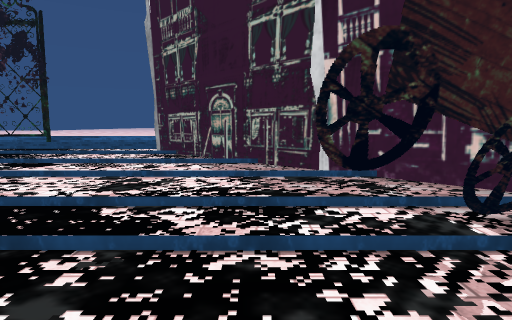
view 1 (above)

24 first-person views from a walk through a 3-D level made in the Unity game engine. The camera is 1.5 m above the floor, tilts 6° down and sees 75° across. The floor is counted in squares, 2 m on a side. Each view is taken from the middle of a square. On the plan, view 1 faces up. The plan holds only what a view shows up to about 11 squares ahead; the rest is blank. The place goes on beyond the plan. The player is left out. Some surface patterns are stand-ins.

view 2
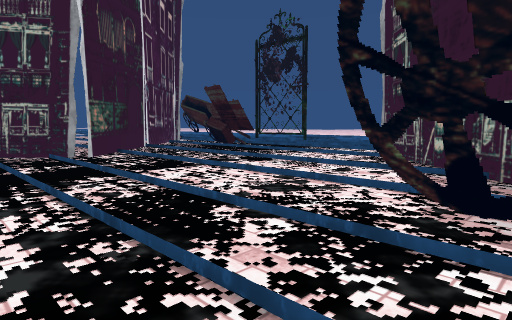

view 3
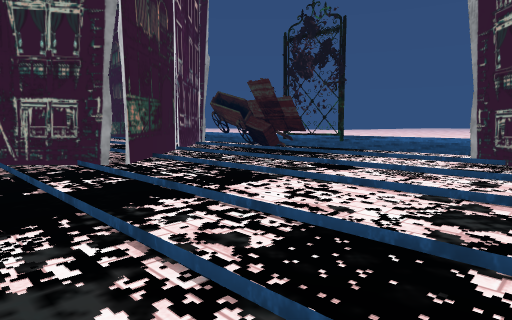

view 4
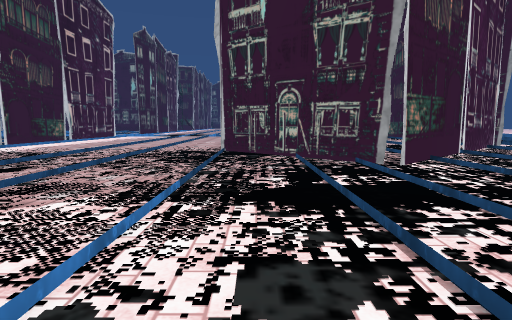

view 5
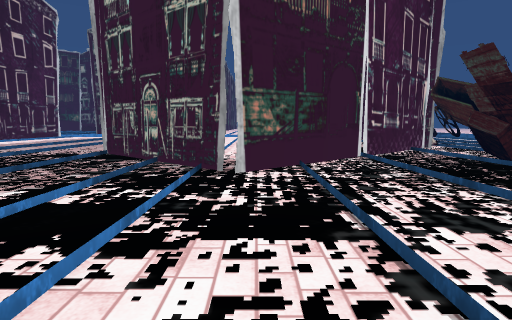

view 6
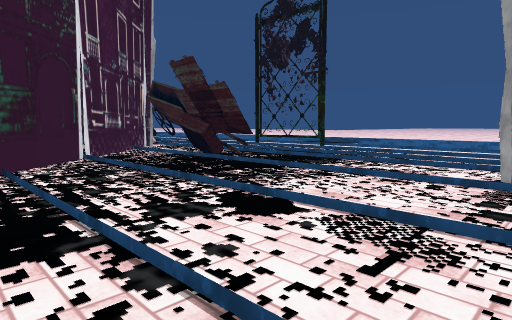

view 7
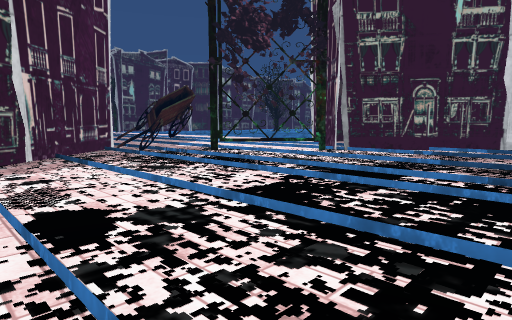

view 8
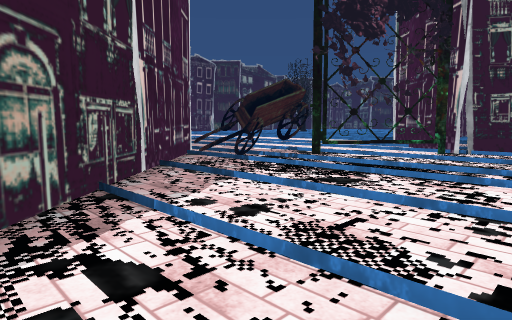

view 9
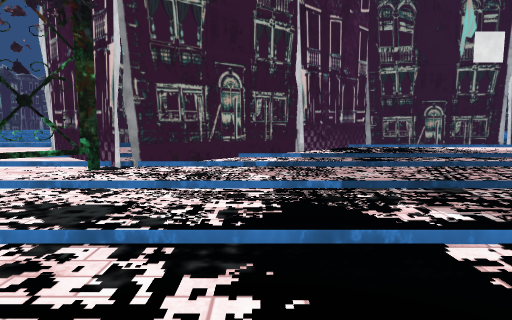

view 10
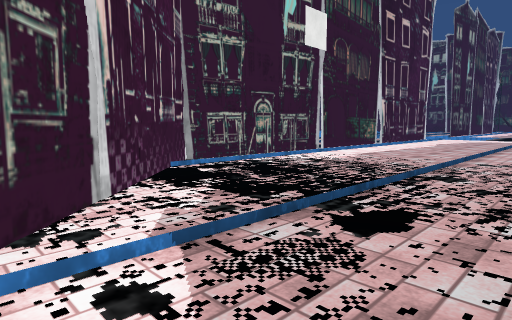

view 11
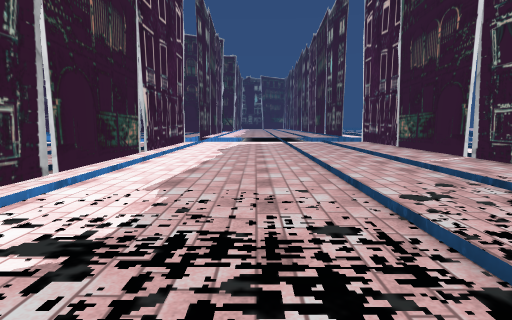

view 12
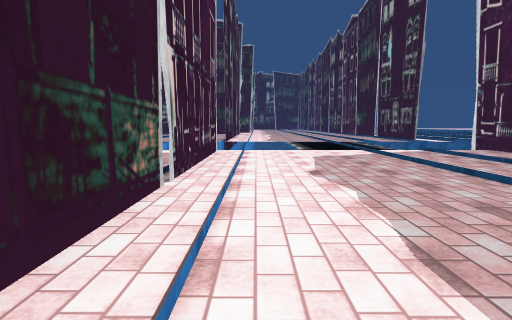

view 13
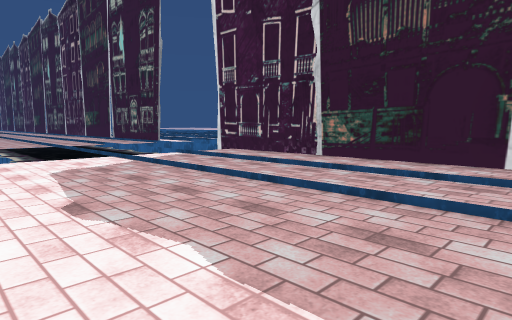

view 14
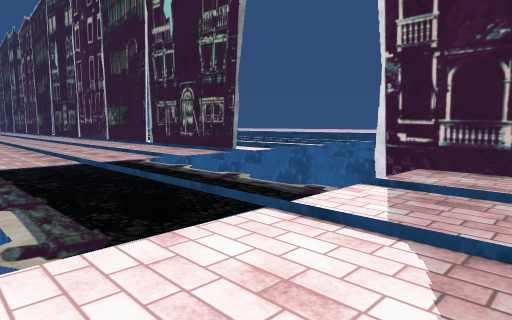

view 15
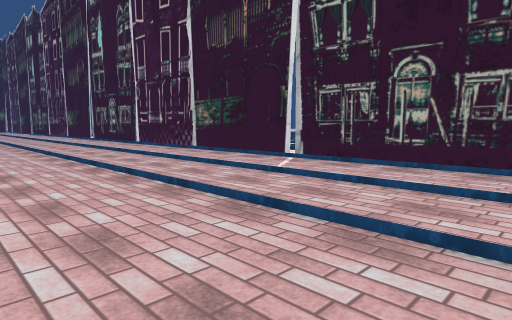

view 16
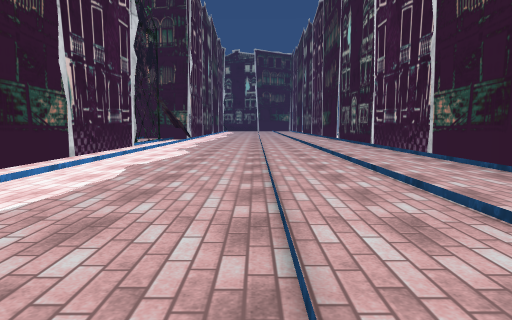

view 17
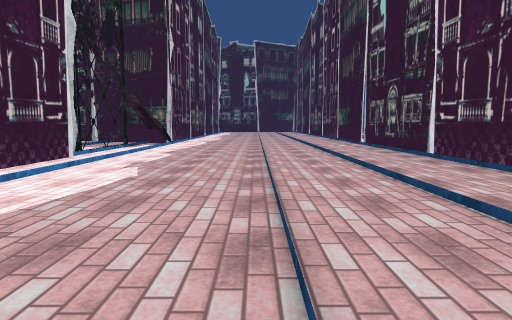

view 18
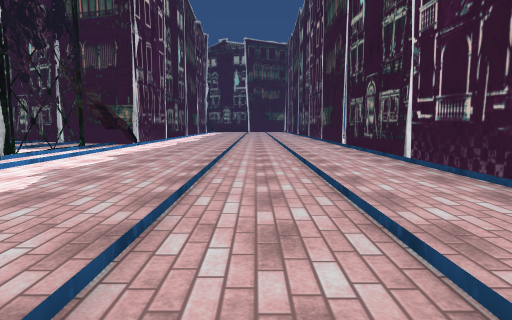

view 19
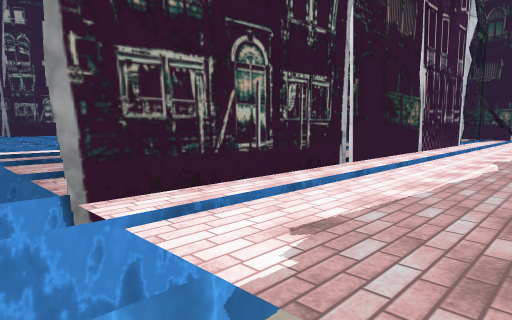

view 20
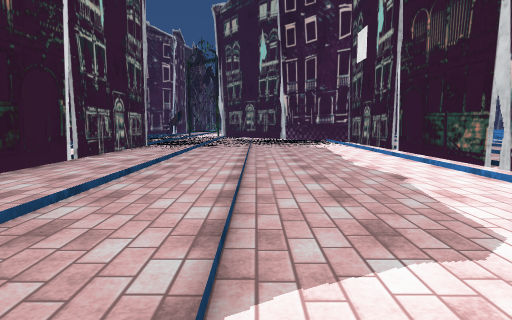

view 21
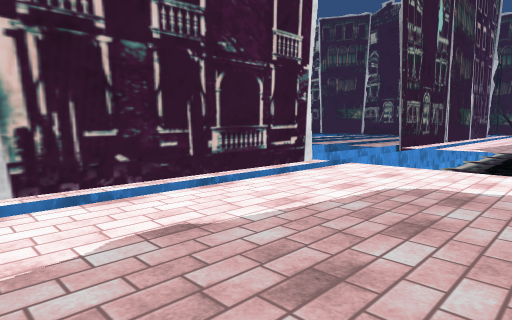

view 22
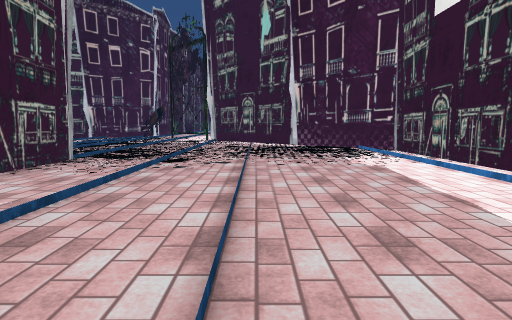

view 23
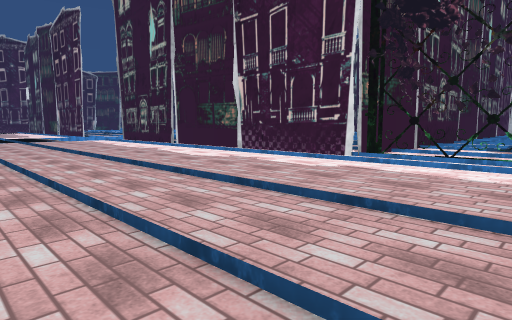

view 24
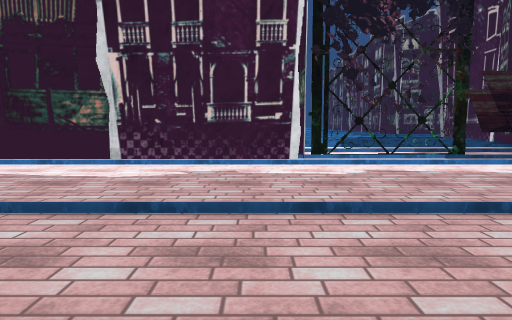

### Floor plan
Points are (right, up) in squares from view 1. A wall is a line through its corners. A room is listed if a view was taken in it or the views show most of it. See-through windows are left out.
Room 1 (views 1, 2, 3, 4, 5, 6, 7, 8, 9)
walls: (1.9, 2.2) (0.4, 2.2) (3.5, 2.2); (-6.4, 8.3) (-8.9, 8.3); (-1.4, -1.6) (1.1, 0.9); (3.6, 3.1) (-2.9, 9.5); (-9.8, 6.3) (-7.2, 3.7)
low walls: (-5.5, 4.8) (-6.5, 4.8) (-5.5, 4.8); (-5.5, 1.9) (-4.5, 1.9); (-6.5, 3) (-5.5, 3); (-3.5, 0.1) (-2.5, 0.1); (0.6, 2.4) (3.2, 2.4); (-3.5, 8.7) (-4.4, 8.7); (1.6, 1.9) (0.5, 1.9); (-7.5, 8.5) (-8.9, 8.5); (-7.5, 8.7) (-8.8, 8.7)
ways out: opening at (-4, 1) to room 2; opening at (-9, 7)
Room 2 (views 10, 11, 12, 13, 14, 15, 16, 17, 18, 19, 20, 21, 22, 23, 24)
walls: (-22.9, -8.1) (-7.9, -8.1); (-27.6, 0) (-45, 0); (-8.1, -8.3) (-1.4, -1.6); (-41.1, -8.4) (-27.1, -8.4); (-7.2, 3.7) (-10.9, 0) (-24, 0); (-45.2, -7.8) (-44.5, -7.8)
glass walls: (-44.9, -8.4) (-41.1, -8.4)
low walls: (-12.5, -2.1) (-13.5, -2.1); (-4.5, -3.8) (-3.6, -3.8)
ways out: opening at (-4, 1) to room 1

Where each view was taken, in squares from view 1:
view 1: 0 up, 0 right, facing up
view 2: 1 up, 1 right, facing up-left
view 3: 1 up, 1 left, facing up-left
view 4: 1 up, 1 left, facing left
view 5: 4 up, 2 left, facing left
view 6: 4 up, 2 left, facing up-left
view 7: 7 up, 7 left, facing down-right
view 8: 8 up, 4 left, facing down-right
view 9: 4 up, 4 left, facing down
view 10: 2 down, 4 left, facing down-left
view 11: 5 down, 8 left, facing left
view 12: 7 down, 13 left, facing left
view 13: 7 down, 15 left, facing up-left
view 14: 6 down, 21 left, facing up-left
view 15: 6 down, 28 left, facing up-left
view 16: 4 down, 29 left, facing left
view 17: 4 down, 33 left, facing left
view 18: 3 down, 34 left, facing left
view 19: 5 down, 27 left, facing down-left
view 20: 4 down, 23 left, facing right
view 21: 4 down, 17 left, facing down-left
view 22: 4 down, 18 left, facing right
view 23: 1 down, 45 left, facing down-right
view 24: 1 down, 40 left, facing down
